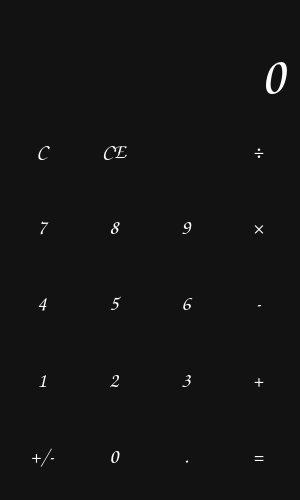
<?xml version="1.0" encoding="UTF-8"?>
<ui version="4.0">
 <class>MainWindow</class>
 <widget class="QMainWindow" name="MainWindow">
  <property name="geometry">
   <rect>
    <x>0</x>
    <y>0</y>
    <width>300</width>
    <height>500</height>
   </rect>
  </property>
  <property name="minimumSize">
   <size>
    <width>300</width>
    <height>500</height>
   </size>
  </property>
  <property name="baseSize">
   <size>
    <width>0</width>
    <height>0</height>
   </size>
  </property>
  <property name="windowTitle">
   <string>Calculator</string>
  </property>
  <property name="windowIcon">
   <iconset resource="files.qrc">
    <normaloff>:/icons/icons/calculator.png</normaloff>:/icons/icons/calculator.png</iconset>
  </property>
  <property name="styleSheet">
   <string notr="true">QWidget {
	color: #fff;
	background-color: #121212;
	font-family: Comic Sans MS;
	font-size: 16pt;
	font-weight: 600;
}
QPushButton {
	background-color: transparent;
	border: none;
}

QPushButton:hover {
	background-color: #666;
}

QPushButton:pressed {
	background-color: #888;
}</string>
  </property>
  <widget class="QWidget" name="centralwidget">
   <property name="styleSheet">
    <string notr="true"/>
   </property>
   <layout class="QVBoxLayout" name="verticalLayout">
    <item>
     <widget class="QLabel" name="lbl_temp">
      <property name="sizePolicy">
       <sizepolicy hsizetype="Preferred" vsizetype="Maximum">
        <horstretch>0</horstretch>
        <verstretch>0</verstretch>
       </sizepolicy>
      </property>
      <property name="styleSheet">
       <string notr="true">color: #888;
</string>
      </property>
      <property name="text">
       <string/>
      </property>
      <property name="alignment">
       <set>Qt::AlignRight|Qt::AlignTrailing|Qt::AlignVCenter</set>
      </property>
     </widget>
    </item>
    <item>
     <widget class="QLineEdit" name="le_entry">
      <property name="sizePolicy">
       <sizepolicy hsizetype="Expanding" vsizetype="Maximum">
        <horstretch>0</horstretch>
        <verstretch>0</verstretch>
       </sizepolicy>
      </property>
      <property name="layoutDirection">
       <enum>Qt::LeftToRight</enum>
      </property>
      <property name="styleSheet">
       <string notr="true">font-size: 40pt;
border: 0 </string>
      </property>
      <property name="text">
       <string>0</string>
      </property>
      <property name="maxLength">
       <number>10</number>
      </property>
      <property name="alignment">
       <set>Qt::AlignRight|Qt::AlignTrailing|Qt::AlignVCenter</set>
      </property>
      <property name="readOnly">
       <bool>true</bool>
      </property>
     </widget>
    </item>
    <item>
     <layout class="QGridLayout" name="layout_buttons">
      <item row="4" column="0">
       <widget class="QPushButton" name="btn_sub">
        <property name="sizePolicy">
         <sizepolicy hsizetype="Minimum" vsizetype="Expanding">
          <horstretch>0</horstretch>
          <verstretch>0</verstretch>
         </sizepolicy>
        </property>
        <property name="cursor">
         <cursorShape>PointingHandCursor</cursorShape>
        </property>
        <property name="text">
         <string>+/-</string>
        </property>
       </widget>
      </item>
      <item row="4" column="2">
       <widget class="QPushButton" name="btn_point">
        <property name="sizePolicy">
         <sizepolicy hsizetype="Minimum" vsizetype="Expanding">
          <horstretch>0</horstretch>
          <verstretch>0</verstretch>
         </sizepolicy>
        </property>
        <property name="cursor">
         <cursorShape>PointingHandCursor</cursorShape>
        </property>
        <property name="text">
         <string>.</string>
        </property>
        <property name="shortcut">
         <string>.</string>
        </property>
       </widget>
      </item>
      <item row="3" column="0">
       <widget class="QPushButton" name="btn_1">
        <property name="sizePolicy">
         <sizepolicy hsizetype="Minimum" vsizetype="Expanding">
          <horstretch>0</horstretch>
          <verstretch>0</verstretch>
         </sizepolicy>
        </property>
        <property name="cursor">
         <cursorShape>PointingHandCursor</cursorShape>
        </property>
        <property name="text">
         <string>1</string>
        </property>
        <property name="shortcut">
         <string>1</string>
        </property>
       </widget>
      </item>
      <item row="1" column="0">
       <widget class="QPushButton" name="btn_7">
        <property name="sizePolicy">
         <sizepolicy hsizetype="Minimum" vsizetype="Expanding">
          <horstretch>0</horstretch>
          <verstretch>0</verstretch>
         </sizepolicy>
        </property>
        <property name="cursor">
         <cursorShape>PointingHandCursor</cursorShape>
        </property>
        <property name="text">
         <string>7</string>
        </property>
        <property name="shortcut">
         <string>7</string>
        </property>
       </widget>
      </item>
      <item row="2" column="2">
       <widget class="QPushButton" name="btn_6">
        <property name="sizePolicy">
         <sizepolicy hsizetype="Minimum" vsizetype="Expanding">
          <horstretch>0</horstretch>
          <verstretch>0</verstretch>
         </sizepolicy>
        </property>
        <property name="cursor">
         <cursorShape>PointingHandCursor</cursorShape>
        </property>
        <property name="text">
         <string>6</string>
        </property>
        <property name="shortcut">
         <string>6</string>
        </property>
       </widget>
      </item>
      <item row="0" column="0">
       <widget class="QPushButton" name="btn_clear">
        <property name="sizePolicy">
         <sizepolicy hsizetype="Minimum" vsizetype="Expanding">
          <horstretch>0</horstretch>
          <verstretch>0</verstretch>
         </sizepolicy>
        </property>
        <property name="cursor">
         <cursorShape>PointingHandCursor</cursorShape>
        </property>
        <property name="text">
         <string>C</string>
        </property>
       </widget>
      </item>
      <item row="0" column="2">
       <widget class="QPushButton" name="btn_backspace">
        <property name="sizePolicy">
         <sizepolicy hsizetype="Minimum" vsizetype="Expanding">
          <horstretch>0</horstretch>
          <verstretch>0</verstretch>
         </sizepolicy>
        </property>
        <property name="cursor">
         <cursorShape>PointingHandCursor</cursorShape>
        </property>
        <property name="text">
         <string/>
        </property>
        <property name="icon">
         <iconset resource="files.qrc">
          <normaloff>:/icons/icons/backspace.png</normaloff>:/icons/icons/backspace.png</iconset>
        </property>
        <property name="iconSize">
         <size>
          <width>50</width>
          <height>50</height>
         </size>
        </property>
        <property name="shortcut">
         <string>Backspace</string>
        </property>
       </widget>
      </item>
      <item row="2" column="0">
       <widget class="QPushButton" name="btn_4">
        <property name="sizePolicy">
         <sizepolicy hsizetype="Minimum" vsizetype="Expanding">
          <horstretch>0</horstretch>
          <verstretch>0</verstretch>
         </sizepolicy>
        </property>
        <property name="cursor">
         <cursorShape>PointingHandCursor</cursorShape>
        </property>
        <property name="text">
         <string>4</string>
        </property>
        <property name="shortcut">
         <string>4</string>
        </property>
       </widget>
      </item>
      <item row="0" column="3">
       <widget class="QPushButton" name="btn_div">
        <property name="sizePolicy">
         <sizepolicy hsizetype="Minimum" vsizetype="Expanding">
          <horstretch>0</horstretch>
          <verstretch>0</verstretch>
         </sizepolicy>
        </property>
        <property name="cursor">
         <cursorShape>PointingHandCursor</cursorShape>
        </property>
        <property name="text">
         <string>÷</string>
        </property>
        <property name="shortcut">
         <string>/</string>
        </property>
       </widget>
      </item>
      <item row="4" column="3">
       <widget class="QPushButton" name="btn_calc">
        <property name="sizePolicy">
         <sizepolicy hsizetype="Minimum" vsizetype="Expanding">
          <horstretch>0</horstretch>
          <verstretch>0</verstretch>
         </sizepolicy>
        </property>
        <property name="cursor">
         <cursorShape>PointingHandCursor</cursorShape>
        </property>
        <property name="text">
         <string>=</string>
        </property>
        <property name="shortcut">
         <string>=</string>
        </property>
       </widget>
      </item>
      <item row="0" column="1">
       <widget class="QPushButton" name="btn_ce">
        <property name="sizePolicy">
         <sizepolicy hsizetype="Minimum" vsizetype="Expanding">
          <horstretch>0</horstretch>
          <verstretch>0</verstretch>
         </sizepolicy>
        </property>
        <property name="cursor">
         <cursorShape>PointingHandCursor</cursorShape>
        </property>
        <property name="text">
         <string>CE</string>
        </property>
        <property name="shortcut">
         <string>Del</string>
        </property>
       </widget>
      </item>
      <item row="2" column="1">
       <widget class="QPushButton" name="btn_5">
        <property name="sizePolicy">
         <sizepolicy hsizetype="Minimum" vsizetype="Expanding">
          <horstretch>0</horstretch>
          <verstretch>0</verstretch>
         </sizepolicy>
        </property>
        <property name="cursor">
         <cursorShape>PointingHandCursor</cursorShape>
        </property>
        <property name="text">
         <string>5</string>
        </property>
        <property name="shortcut">
         <string>5</string>
        </property>
       </widget>
      </item>
      <item row="2" column="3">
       <widget class="QPushButton" name="btn_neg">
        <property name="sizePolicy">
         <sizepolicy hsizetype="Minimum" vsizetype="Expanding">
          <horstretch>0</horstretch>
          <verstretch>0</verstretch>
         </sizepolicy>
        </property>
        <property name="cursor">
         <cursorShape>PointingHandCursor</cursorShape>
        </property>
        <property name="text">
         <string>-</string>
        </property>
        <property name="shortcut">
         <string>-</string>
        </property>
       </widget>
      </item>
      <item row="4" column="1">
       <widget class="QPushButton" name="btn_0">
        <property name="sizePolicy">
         <sizepolicy hsizetype="Minimum" vsizetype="Expanding">
          <horstretch>0</horstretch>
          <verstretch>0</verstretch>
         </sizepolicy>
        </property>
        <property name="cursor">
         <cursorShape>PointingHandCursor</cursorShape>
        </property>
        <property name="text">
         <string>0</string>
        </property>
        <property name="shortcut">
         <string>0</string>
        </property>
       </widget>
      </item>
      <item row="1" column="2">
       <widget class="QPushButton" name="btn_9">
        <property name="sizePolicy">
         <sizepolicy hsizetype="Minimum" vsizetype="Expanding">
          <horstretch>0</horstretch>
          <verstretch>0</verstretch>
         </sizepolicy>
        </property>
        <property name="cursor">
         <cursorShape>PointingHandCursor</cursorShape>
        </property>
        <property name="text">
         <string>9</string>
        </property>
        <property name="shortcut">
         <string>9</string>
        </property>
       </widget>
      </item>
      <item row="1" column="3">
       <widget class="QPushButton" name="btn_mul">
        <property name="sizePolicy">
         <sizepolicy hsizetype="Minimum" vsizetype="Expanding">
          <horstretch>0</horstretch>
          <verstretch>0</verstretch>
         </sizepolicy>
        </property>
        <property name="cursor">
         <cursorShape>PointingHandCursor</cursorShape>
        </property>
        <property name="text">
         <string>×</string>
        </property>
        <property name="shortcut">
         <string>*</string>
        </property>
       </widget>
      </item>
      <item row="3" column="1">
       <widget class="QPushButton" name="btn_2">
        <property name="sizePolicy">
         <sizepolicy hsizetype="Minimum" vsizetype="Expanding">
          <horstretch>0</horstretch>
          <verstretch>0</verstretch>
         </sizepolicy>
        </property>
        <property name="cursor">
         <cursorShape>PointingHandCursor</cursorShape>
        </property>
        <property name="text">
         <string>2</string>
        </property>
        <property name="shortcut">
         <string>2</string>
        </property>
       </widget>
      </item>
      <item row="3" column="2">
       <widget class="QPushButton" name="btn_3">
        <property name="sizePolicy">
         <sizepolicy hsizetype="Minimum" vsizetype="Expanding">
          <horstretch>0</horstretch>
          <verstretch>0</verstretch>
         </sizepolicy>
        </property>
        <property name="cursor">
         <cursorShape>PointingHandCursor</cursorShape>
        </property>
        <property name="text">
         <string>3</string>
        </property>
        <property name="shortcut">
         <string>3</string>
        </property>
       </widget>
      </item>
      <item row="1" column="1">
       <widget class="QPushButton" name="btn_8">
        <property name="sizePolicy">
         <sizepolicy hsizetype="Minimum" vsizetype="Expanding">
          <horstretch>0</horstretch>
          <verstretch>0</verstretch>
         </sizepolicy>
        </property>
        <property name="cursor">
         <cursorShape>PointingHandCursor</cursorShape>
        </property>
        <property name="text">
         <string>8</string>
        </property>
        <property name="shortcut">
         <string>8</string>
        </property>
       </widget>
      </item>
      <item row="3" column="3">
       <widget class="QPushButton" name="btn_plus">
        <property name="sizePolicy">
         <sizepolicy hsizetype="Minimum" vsizetype="Expanding">
          <horstretch>0</horstretch>
          <verstretch>0</verstretch>
         </sizepolicy>
        </property>
        <property name="cursor">
         <cursorShape>PointingHandCursor</cursorShape>
        </property>
        <property name="text">
         <string>+</string>
        </property>
        <property name="shortcut">
         <string>+</string>
        </property>
       </widget>
      </item>
     </layout>
    </item>
   </layout>
  </widget>
 </widget>
 <resources>
  <include location="files.qrc"/>
 </resources>
 <connections/>
</ui>
